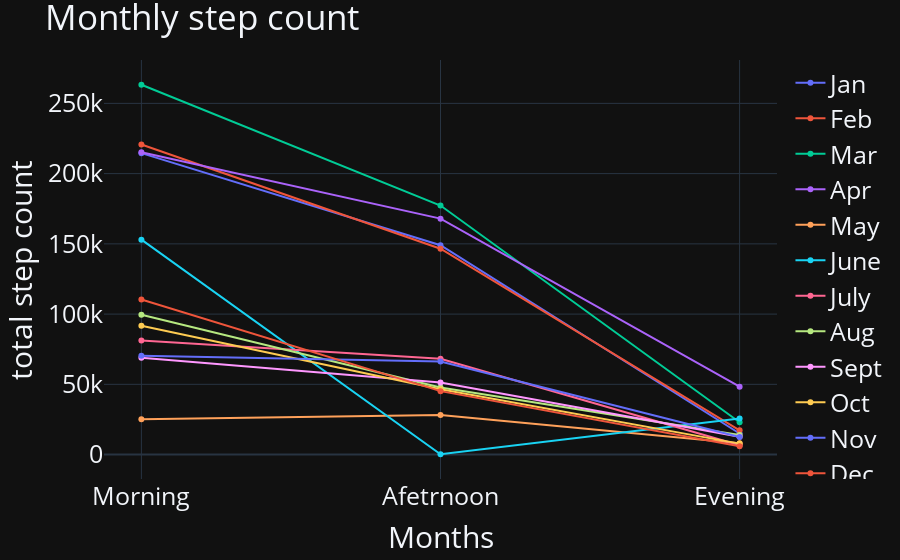

The notebook cell this image was saved under:
### Code cell
Time = ['Morning','Afetrnoon','Evening',]
hour_df_temp={
    'Hour':pd.Series(Time),
    'Jan':pd.Series(merge_2019[0:3]),
    'Feb':pd.Series(merge_2019[3:6]),
    
    'Mar':pd.Series(merge_2019[6:9]),
    'Apr':pd.Series(merge_2019[9:12]),
    
    'May':pd.Series(merge_2019[12:15]),
    'June':pd.Series(merge_2019[15:18]),
    
    'July':pd.Series(merge_2019[18:21]),
    'Aug':pd.Series(merge_2019[21:24]),
    
    'Sept':pd.Series(merge_2019[24:27]),
    'Oct':pd.Series(merge_2019[27:30]),
    
    'Nov':pd.Series(merge_2019[30:33]),
    'Dec':pd.Series(merge_2019[33:36]),
   
   
}

hour_df_cleaned=  pd.DataFrame(hour_df_temp)


import plotly.express as px
fig = px.line()  
for i,n in enumerate(hour_df_cleaned.columns[1:13]):  
  fig.add_scatter(x=hour_df_cleaned['Hour'], y= hour_df_cleaned[hour_df_cleaned.columns[i+1]], name= hour_df_cleaned.columns[i+1]) 

fig.update_layout(  
title = 'Monthly step count'
,xaxis_title = 'Months'  
,yaxis_title = 'total step count'  
,font = dict(size = 25)  
,template = 'plotly_dark' #"plotly", "plotly_white", "plotly_dark", "ggplot2", "seaborn", "simple_white", "none"  
)  
fig.show()

### Figure 1 — Plotly figure (JSON) as saved in the notebook; plotly's stock layout.template omitted (floating-point values rounded to 4 significant figures)
{"data": [{"name": "Jan", "type": "scatter", "x": ["Morning", "Afetrnoon", "Evening"], "y": [214586, 149060, 14986]}, {"name": "Feb", "type": "scatter", "x": ["Morning", "Afetrnoon", "Evening"], "y": [220732, 146525, 17239]}, {"name": "Mar", "type": "scatter", "x": ["Morning", "Afetrnoon", "Evening"], "y": [263303, 177296, 22963]}, {"name": "Apr", "type": "scatter", "x": ["Morning", "Afetrnoon", "Evening"], "y": [215192, 167957, 48341]}, {"name": "May", "type": "scatter", "x": ["Morning", "Afetrnoon", "Evening"], "y": [25207, 28129, 8119]}, {"name": "June", "type": "scatter", "x": ["Morning", "Afetrnoon", "Evening"], "y": [153009, 191, 25667]}, {"name": "July", "type": "scatter", "x": ["Morning", "Afetrnoon", "Evening"], "y": [81121, 68206, 6607]}, {"name": "Aug", "type": "scatter", "x": ["Morning", "Afetrnoon", "Evening"], "y": [99567, 47734, 13879]}, {"name": "Sept", "type": "scatter", "x": ["Morning", "Afetrnoon", "Evening"], "y": [68856, 51292, 12737]}, {"name": "Oct", "type": "scatter", "x": ["Morning", "Afetrnoon", "Evening"], "y": [91667, 46473, 7797]}, {"name": "Nov", "type": "scatter", "x": ["Morning", "Afetrnoon", "Evening"], "y": [70328, 66247, 12535]}, {"name": "Dec", "type": "scatter", "x": ["Morning", "Afetrnoon", "Evening"], "y": [110406, 45143, 5895]}], "layout": {"font": {"size": 25}, "legend": {"tracegroupgap": 0}, "margin": {"t": 60}, "title": {"text": "Monthly step count"}, "xaxis": {"anchor": "y", "domain": [0, 1], "title": {"text": "Months"}}, "yaxis": {"anchor": "x", "domain": [0, 1], "title": {"text": "total step count"}}}}
